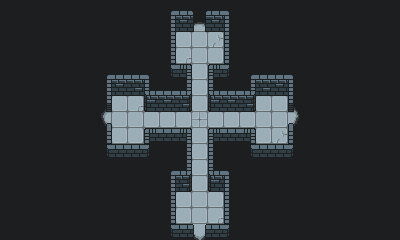

This is a level from a 2D game, rendered from its Tiled map with the project's own tilesets. A one-line summary and the complete map file follow:
An orthogonal 25x15 tile map with 16x16 px tiles, 5 tile layers (Tile Layer 1, Tile Layer 2, Tile Layer 3, Tile Layer 4, ...) and 5 objects.

<map version="1.5" tiledversion="1.6.0" orientation="orthogonal" renderorder="right-down" width="25" height="15" tilewidth="16" tileheight="16" infinite="0" nextlayerid="8" nextobjectid="6">
 <tileset firstgid="1" source="tile_revision.tsx" />
 <layer id="1" name="Tile Layer 1" width="25" height="15">
  <data encoding="csv">
58,58,58,58,58,58,58,58,58,58,1,5,5,5,6,58,58,58,58,58,58,58,58,58,58,
58,58,58,58,58,58,58,58,58,58,11,14,14,14,16,58,58,58,58,58,58,58,58,58,58,
58,58,58,58,58,58,58,58,58,58,11,33,33,22,16,58,58,58,58,58,58,58,58,58,58,
58,58,58,58,58,58,58,58,58,58,11,25,33,33,16,58,58,58,58,58,58,58,58,58,58,
58,58,58,58,58,58,1,4,5,6,41,18,33,17,46,1,4,5,6,58,58,58,58,58,58,
58,58,58,58,58,58,11,14,12,27,5,28,33,27,5,28,12,15,16,58,58,58,58,58,58,
58,58,58,58,58,58,11,33,23,37,15,38,33,37,15,38,33,33,16,58,58,58,58,58,58,
58,58,58,58,58,58,11,33,33,33,33,33,24,33,33,33,33,33,16,58,58,58,58,58,58,
58,58,58,58,58,58,11,33,33,17,45,18,33,17,45,18,33,22,16,58,58,58,58,58,58,
58,58,58,58,58,58,41,44,45,46,56,11,33,16,56,41,45,45,46,58,58,58,58,58,58,
58,58,58,58,58,58,58,58,58,58,1,28,33,27,6,58,58,58,58,58,58,58,58,58,58,
58,58,58,58,58,58,58,58,58,58,11,38,33,37,16,58,58,58,58,58,58,58,58,58,58,
58,58,58,58,58,58,58,58,58,58,11,33,33,33,16,58,58,58,58,58,58,58,58,58,58,
58,58,58,58,58,58,58,58,58,58,11,33,33,25,16,58,58,58,58,58,58,58,58,58,58,
58,58,58,58,58,58,58,58,58,58,41,44,45,45,46,58,58,58,58,58,58,58,58,58,58
</data>
 </layer>
 <layer id="2" name="Tile Layer 2" width="25" height="15">
  <data encoding="csv">
0,0,0,0,0,0,0,0,0,0,0,0,3,0,0,0,0,0,0,0,0,0,0,0,0,
0,0,0,0,0,0,0,0,0,0,0,0,13,0,0,0,0,0,0,0,0,0,0,0,0,
0,0,0,0,0,0,0,0,0,0,0,0,0,0,0,0,0,0,0,0,0,0,0,0,0,
0,0,0,0,0,0,0,0,0,0,0,0,0,0,0,0,0,0,0,0,0,0,0,0,0,
0,0,0,0,0,0,0,0,0,0,0,0,0,0,0,0,0,0,0,0,0,0,0,0,0,
0,0,0,0,0,0,0,0,0,0,0,0,0,0,0,0,0,0,0,0,0,0,0,0,0,
0,0,0,0,0,0,0,0,0,0,0,0,0,0,0,0,0,0,0,0,0,0,0,0,0,
0,0,0,0,0,0,0,0,0,0,0,0,0,0,0,0,0,0,0,0,0,0,0,0,0,
0,0,0,0,0,0,0,0,0,0,0,0,0,0,0,0,0,0,0,0,0,0,0,0,0,
0,0,0,0,0,0,0,0,0,0,0,0,0,0,0,0,0,0,0,0,0,0,0,0,0,
0,0,0,0,0,0,0,0,0,0,0,0,0,0,0,0,0,0,0,0,0,0,0,0,0,
0,0,0,0,0,0,0,0,0,0,0,0,0,0,0,0,0,0,0,0,0,0,0,0,0,
0,0,0,0,0,0,0,0,0,0,0,0,0,0,0,0,0,0,0,0,0,0,0,0,0,
0,0,0,0,0,0,0,0,0,0,0,0,0,0,0,0,0,0,0,0,0,0,0,0,0,
0,0,0,0,0,0,0,0,0,0,0,0,0,0,0,0,0,0,0,0,0,0,0,0,0
</data>
 </layer>
 <layer id="4" name="Tile Layer 3" width="25" height="15">
  <data encoding="csv">
0,0,0,0,0,0,0,0,0,0,0,0,0,0,0,0,0,0,0,0,0,0,0,0,0,
0,0,0,0,0,0,0,0,0,0,0,0,0,0,0,0,0,0,0,0,0,0,0,0,0,
0,0,0,0,0,0,0,0,0,0,0,0,0,0,0,0,0,0,0,0,0,0,0,0,0,
0,0,0,0,0,0,0,0,0,0,0,0,0,0,0,0,0,0,0,0,0,0,0,0,0,
0,0,0,0,0,0,0,0,0,0,0,0,0,0,0,0,0,0,0,0,0,0,0,0,0,
0,0,0,0,0,0,0,0,0,0,0,0,0,0,0,0,0,0,0,0,0,0,0,0,0,
0,0,0,0,0,0,21,0,0,0,0,0,0,0,0,0,0,0,0,0,0,0,0,0,0,
0,0,0,0,0,0,31,0,0,0,0,0,0,0,0,0,0,0,0,0,0,0,0,0,0,
0,0,0,0,0,0,0,0,0,0,0,0,0,0,0,0,0,0,0,0,0,0,0,0,0,
0,0,0,0,0,0,0,0,0,0,0,0,0,0,0,0,0,0,0,0,0,0,0,0,0,
0,0,0,0,0,0,0,0,0,0,0,0,0,0,0,0,0,0,0,0,0,0,0,0,0,
0,0,0,0,0,0,0,0,0,0,0,0,0,0,0,0,0,0,0,0,0,0,0,0,0,
0,0,0,0,0,0,0,0,0,0,0,0,0,0,0,0,0,0,0,0,0,0,0,0,0,
0,0,0,0,0,0,0,0,0,0,0,0,0,0,0,0,0,0,0,0,0,0,0,0,0,
0,0,0,0,0,0,0,0,0,0,0,0,0,0,0,0,0,0,0,0,0,0,0,0,0
</data>
 </layer>
 <layer id="5" name="Tile Layer 4" width="25" height="15">
  <data encoding="csv">
0,0,0,0,0,0,0,0,0,0,0,0,0,0,0,0,0,0,0,0,0,0,0,0,0,
0,0,0,0,0,0,0,0,0,0,0,0,0,0,0,0,0,0,0,0,0,0,0,0,0,
0,0,0,0,0,0,0,0,0,0,0,0,0,0,0,0,0,0,0,0,0,0,0,0,0,
0,0,0,0,0,0,0,0,0,0,0,0,0,0,0,0,0,0,0,0,0,0,0,0,0,
0,0,0,0,0,0,0,0,0,0,0,0,0,0,0,0,0,0,0,0,0,0,0,0,0,
0,0,0,0,0,0,0,0,0,0,0,0,0,0,0,0,0,0,0,0,0,0,0,0,0,
0,0,0,0,0,0,0,0,0,0,0,0,0,0,0,0,0,0,26,0,0,0,0,0,0,
0,0,0,0,0,0,0,0,0,0,0,0,0,0,0,0,0,0,36,0,0,0,0,0,0,
0,0,0,0,0,0,0,0,0,0,0,0,0,0,0,0,0,0,0,0,0,0,0,0,0,
0,0,0,0,0,0,0,0,0,0,0,0,0,0,0,0,0,0,0,0,0,0,0,0,0,
0,0,0,0,0,0,0,0,0,0,0,0,0,0,0,0,0,0,0,0,0,0,0,0,0,
0,0,0,0,0,0,0,0,0,0,0,0,0,0,0,0,0,0,0,0,0,0,0,0,0,
0,0,0,0,0,0,0,0,0,0,0,0,0,0,0,0,0,0,0,0,0,0,0,0,0,
0,0,0,0,0,0,0,0,0,0,0,0,0,0,0,0,0,0,0,0,0,0,0,0,0,
0,0,0,0,0,0,0,0,0,0,0,0,0,0,0,0,0,0,0,0,0,0,0,0,0
</data>
 </layer>
 <layer id="6" name="Tile Layer 5" width="25" height="15">
  <data encoding="csv">
0,0,0,0,0,0,0,0,0,0,0,0,0,0,0,0,0,0,0,0,0,0,0,0,0,
0,0,0,0,0,0,0,0,0,0,0,0,0,0,0,0,0,0,0,0,0,0,0,0,0,
0,0,0,0,0,0,0,0,0,0,0,0,0,0,0,0,0,0,0,0,0,0,0,0,0,
0,0,0,0,0,0,0,0,0,0,0,0,0,0,0,0,0,0,0,0,0,0,0,0,0,
0,0,0,0,0,0,0,0,0,0,0,0,0,0,0,0,0,0,0,0,0,0,0,0,0,
0,0,0,0,0,0,0,0,0,0,0,0,0,0,0,0,0,0,0,0,0,0,0,0,0,
0,0,0,0,0,0,0,0,0,0,0,0,0,0,0,0,0,0,0,0,0,0,0,0,0,
0,0,0,0,0,0,0,0,0,0,0,0,0,0,0,0,0,0,0,0,0,0,0,0,0,
0,0,0,0,0,0,0,0,0,0,0,0,0,0,0,0,0,0,0,0,0,0,0,0,0,
0,0,0,0,0,0,0,0,0,0,0,0,0,0,0,0,0,0,0,0,0,0,0,0,0,
0,0,0,0,0,0,0,0,0,0,0,0,0,0,0,0,0,0,0,0,0,0,0,0,0,
0,0,0,0,0,0,0,0,0,0,0,0,0,0,0,0,0,0,0,0,0,0,0,0,0,
0,0,0,0,0,0,0,0,0,0,0,0,0,0,0,0,0,0,0,0,0,0,0,0,0,
0,0,0,0,0,0,0,0,0,0,0,0,0,0,0,0,0,0,0,0,0,0,0,0,0,
0,0,0,0,0,0,0,0,0,0,0,0,43,0,0,0,0,0,0,0,0,0,0,0,0
</data>
 </layer>
 <objectgroup id="7" name="objects">
  <object id="1" x="185.75" y="46.25">
   <properties>
    <property name="north" value="" />
   </properties>
   <point />
  </object>
  <object id="2" x="185" y="125.75">
   <properties>
    <property name="spawn" value="" />
   </properties>
   <point />
  </object>
  <object id="3" x="185.25" y="222.75">
   <properties>
    <property name="south" value="" />
   </properties>
   <point />
  </object>
  <object id="4" x="105" y="127">
   <properties>
    <property name="west" value="" />
   </properties>
   <point />
  </object>
  <object id="5" x="266" y="126.5">
   <properties>
    <property name="east" value="" />
   </properties>
   <point />
  </object>
 </objectgroup>
</map>